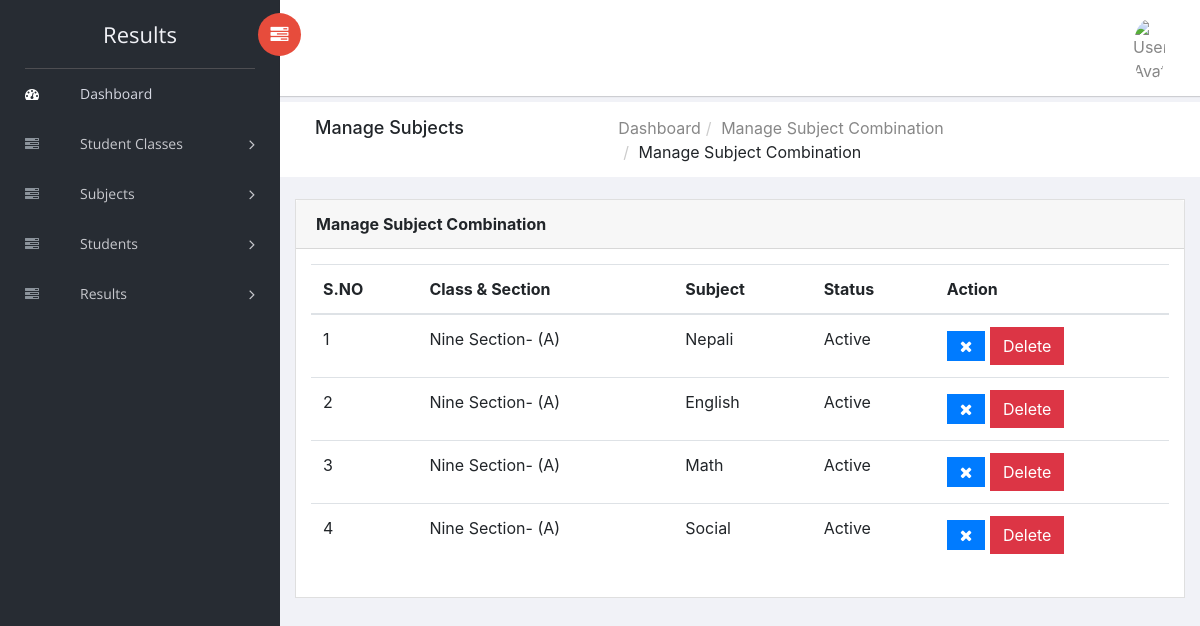
Page /Dashboard/results/manage-subjectcombination.php on the committed database.
### tables this page shows
CREATE TABLE `stnsubjectcombination` (
  `id` int(11) NOT NULL,
  `ClassId` int(11) NOT NULL,
  `SubjectId` int(11) NOT NULL,
  `status` int(5) NOT NULL,
  `CreationDate` date NOT NULL,
  `Updationdate` date NOT NULL
);

CREATE TABLE `stnclasses` (
  `id` int(11) NOT NULL,
  `ClassName` varchar(255) NOT NULL,
  `ClassNameNumeric` int(4) NOT NULL,
  `Section` varchar(4) NOT NULL,
  `CreationDate` date NOT NULL,
  `UpdationDate` date NOT NULL
);

CREATE TABLE `stnsubjects` (
  `id` int(11) NOT NULL,
  `SubjectName` varchar(255) NOT NULL,
  `SubjectCode` varchar(255) NOT NULL,
  `Creationdate` date NOT NULL,
  `UpdationDate` date NOT NULL
);

### Dashboard/results/manage-subjectcombination.php (the view, shortened to what this page needs)
<?php
include('includes/dbconnection.php');
?>
<!doctype html>
<html class="no-js" lang="en">
<head>
    <link rel="stylesheet" href="../vendors/bootstrap/dist/css/bootstrap.min.css">
    <link rel="stylesheet" href="../vendors/font-awesome/css/font-awesome.min.css">
    <link rel="stylesheet" href="../vendors/themify-icons/css/themify-icons.css">
    <link rel="stylesheet" href="../vendors/flag-icon-css/css/flag-icon.min.css">
    <link rel="stylesheet" href="../vendors/selectFX/css/cs-skin-elastic.css">
    <link rel="stylesheet" href="../assets/css/style.css">
</head>
<body>
    <?php include_once('includes/sidebar.php');?>
    <div id="right-panel" class="right-panel">
        <?php include_once('includes/header.php');?>
        <div class="breadcrumbs">
            <div class="col-sm-4">
                <div class="page-header float-left">
                    <div class="page-title">
                        <h1>Manage Subjects</h1>
                    </div>
                </div>
            </div>
            <div class="col-sm-8">
                <div class="page-header float-right">
                    <div class="page-title">
                        <ol class="breadcrumb text-right">
                            <li><a href="dashboard.php">Dashboard</a></li>
                            <li><a href="manage-Subjects.php">Manage Subject Combination</a></li>
                            <li class="active">Manage Subject Combination</li>
                        </ol>
                    </div>
                </div>
            </div>
        </div>
        <div class="content mt-3">
            <div class="animated fadeIn">
                <div class="row">
                    <div class="col-lg-12">
                        <div class="card">
                            <div class="card-header">
                                <strong class="card-title">Manage Subject Combination</strong>
                            </div>
                            <div class="card-body">
                                <table class="table">
                                    <thead>
                                        <tr>
                                            <th>S.NO</th>
                                            <th>Class & Section</th>
                                            <th>Subject</th>
                                            <th>Status</th>
                                            <th>Action</th>
                                        </tr>
                                    </thead>
                                    <tbody>
                                    <?php
                                    $sql = "SELECT stnclasses.ClassName, stnclasses.Section, stnsubjects.SubjectName, stnsubjectcombination.id as scid, stnsubjectcombination.status
                                            FROM stnsubjectcombination
                                            JOIN stnclasses ON stnclasses.id = stnsubjectcombination.ClassId
                                            JOIN stnsubjects ON stnsubjects.id = stnsubjectcombination.SubjectId";
                                    $query = $dbh->prepare($sql);
                                    $query->execute();
                                    $results = $query->fetchAll(PDO::FETCH_OBJ);
                                    $cnt = 1;
                                    if ($query->rowCount() > 0) {
                                        foreach ($results as $result) {
                                    ?>
                                        <tr>
                                            <td><?php echo htmlentities($cnt); ?></td>
                                            <td><?php echo htmlentities($result->ClassName . " Section- (" . $result->Section . ")"); ?></td>
                                            <td><?php echo htmlentities($result->SubjectName); ?></td>
                                            <td><?php echo htmlentities($result->status == 0 ? 'Inactive' : 'Active'); ?></td>
                                            <td>
                                                <?php if ($result->status == 0) { ?>
                                                    <a href="manage-subjectcombination.php?acid=<?php echo htmlentities($result->scid);?>" onclick="return confirm('Do you really want to activate this subject?');"><i class="fa fa-check btn btn-primary" title="Activate Record"></i></a>
                                                <?php } else { ?>
                                                    <a href="manage-subjectcombination.php?did=<?php echo htmlentities($result->scid);?>" onclick="return confirm('Do you really want to deactivate this subject?');"><i class="fa fa-times btn btn-primary" title="Deactivate Record"></i></a>
                                                <?php } ?>
                                                <a href="manage-subjectcombination.php?delid=<?php echo htmlentities($result->scid); ?>" class="btn btn-danger" onclick="return confirm('Do you really want to delete?');">Delete</a>
                                            </td>
                                        </tr>
                                    <?php
                                        $cnt++;
                                        }
                                    }
                                    ?>
                                    </tbody>
                                </table>
                            </div>
                        </div>
                    </div>
                </div>
            </div>
        </div>
    </div>
</body>
</html>

### rows in the picture
stnsubjectcombination: stnclasses.ClassName+Section "Nine Section- (A)", stnsubjects.SubjectName "Nepali", status "Active"
stnsubjectcombination: stnclasses.ClassName+Section "Nine Section- (A)", stnsubjects.SubjectName "English", status "Active"
stnsubjectcombination: stnclasses.ClassName+Section "Nine Section- (A)", stnsubjects.SubjectName "Math", status "Active"
stnsubjectcombination: stnclasses.ClassName+Section "Nine Section- (A)", stnsubjects.SubjectName "Social", status "Active"
